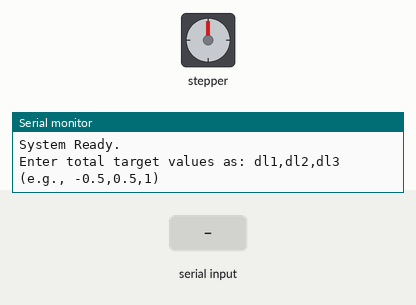
Bench run of a sketch on a simulated Arduino Mega 2560, built with avr-gcc and run on an emulated ATmega2560. On the bench: stepper motor, the last lines printed to the serial monitor. The test bench sets the inputs (shaded band). Stepper angles assume 2048 steps per turn.

Above: at 1.2 s.
1.3 s: "90,45,200\n" received over Serial
At 1.89 s:
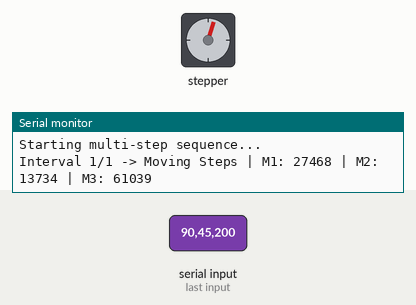
At 2.49 s:
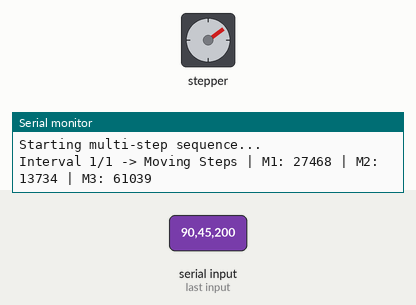
Timing chart, 0 to 13.3 s (numbered marks = the images above; inputs shaded):
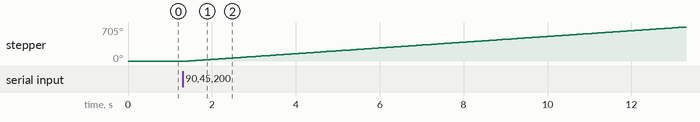

The sketch:

StepperMotorControl.ino
```cpp
#include <Stepper.h>

// --- Pin Definitions ---

// Top hole 1
const int s1_pin1 = 22;
const int s1_pin2 = 24;
const int s1_pin3 = 26;
const int s1_pin4 = 28;

// Top hole 2
const int s2_pin1 = 8;
const int s2_pin2 = 9;
const int s2_pin3 = 10;
const int s2_pin4 = 11;

// Top hole 3
const int s3_pin1 = 32;
const int s3_pin2 = 34;
const int s3_pin3 = 36;
const int s3_pin4 = 38;

const int intervals = 1;

// --- Motor Setup ---
const int stepsPerRev = 2048;

// Initialize the three steppers (Note the pin sequence: 1, 3, 2, 4)
Stepper stepper1(stepsPerRev, s1_pin1, s1_pin3, s1_pin2, s1_pin4);
Stepper stepper2(stepsPerRev, s2_pin1, s2_pin3, s2_pin2, s2_pin4);
Stepper stepper3(stepsPerRev, s3_pin1, s3_pin3, s3_pin2, s3_pin4);

// --- Variables ---
const float r = 1.068;

void setup() {
  Serial.begin(9600);

  stepper1.setSpeed(10);
  stepper2.setSpeed(10);
  stepper3.setSpeed(10);

  disableAllMotors();

  Serial.println("System Ready.");
  Serial.println("Enter total target values as: dl1,dl2,dl3 (e.g., -0.5,0.5,1)");
}

void loop() {
  if (Serial.available() > 0) {
    String input = Serial.readStringUntil('\n');
    input.trim();

    if (input.length() == 0) return;

    int firstComma = input.indexOf(',');
    int secondComma = input.indexOf(',', firstComma + 1);

    if (firstComma > 0 && secondComma > firstComma) {

      float dl1 = input.substring(0, firstComma).toFloat();
      float dl2 = input.substring(firstComma + 1, secondComma).toFloat();
      float dl3 = input.substring(secondComma + 1).toFloat();

      Serial.println("\n--------------------------------");
      Serial.print("Received totals -> dl1: "); Serial.print(dl1);
      Serial.print(" | dl2: "); Serial.print(dl2);
      Serial.print(" | dl3: "); Serial.println(dl3);

      // Execute the 10-step sequence with a 1000ms (2 second) delay
      executeIntervalMovement(dl1, dl2, dl3, intervals, 3000);

      disableAllMotors();
      Serial.println("Sequence complete. Motors disabled.");
      Serial.println("Waiting for next input...");

    } else {
      Serial.println("Invalid format! Please use: dl1,dl2,dl3 (e.g., -0.5,0.5,1)");
    }
  }
}

// --- Custom Functions ---

// Handles the math and execution for moving in slices
void executeIntervalMovement(float d1, float d2, float d3, int intervals, int delayMs) {
  // 1. Calculate total expected radians for the full move
  float totalRad1 = d1 / r;
  float totalRad2 = d2 / r;
  float totalRad3 = d3 / r;

  // 2. Calculate absolute total steps for the full move
  long totalSteps1 = round(totalRad1 * (stepsPerRev / TWO_PI));
  long totalSteps2 = round(totalRad2 * (stepsPerRev / TWO_PI));
  long totalSteps3 = round(totalRad3 * (stepsPerRev / TWO_PI));

  // Keep track of how many steps we have actually taken so far
  long currentStep1 = 0;
  long currentStep2 = 0;
  long currentStep3 = 0;

  Serial.println("Starting multi-step sequence...");

  // 3. Loop through each interval
  for (int i = 1; i <= intervals; i++) {

    // Calculate exactly what step we SHOULD be at for this interval (e.g., 1/10th, 2/10ths)
    long targetStep1 = round((float)totalSteps1 * i / intervals);
    long targetStep2 = round((float)totalSteps2 * i / intervals);
    long targetStep3 = round((float)totalSteps3 * i / intervals);

    // Find the difference between where we need to be and where we currently are
    long stepsToMove1 = targetStep1 - currentStep1;
    long stepsToMove2 = targetStep2 - currentStep2;
    long stepsToMove3 = targetStep3 - currentStep3;

    // Print out the current interval's behavior
    Serial.print("Interval "); Serial.print(i); Serial.print("/"); Serial.print(intervals);
    Serial.print(" -> Moving Steps | M1: "); Serial.print(stepsToMove1);
    Serial.print(" | M2: "); Serial.print(stepsToMove2);
    Serial.print(" | M3: "); Serial.println(stepsToMove3);

    // Execute the movement
    stepper1.step(stepsToMove1);
    stepper2.step(stepsToMove2);
    stepper3.step(stepsToMove3);

    // Update our current position tracker
    currentStep1 = targetStep1;
    currentStep2 = targetStep2;
    currentStep3 = targetStep3;

    // Wait the specified delay, except on the very last interval
    if (i < intervals) {
      delay(delayMs);
    }
  }
}

// Disables all 12 pins across the 3 motors
void disableAllMotors() {
  digitalWrite(s1_pin1, LOW); digitalWrite(s1_pin2, LOW);
  digitalWrite(s1_pin3, LOW); digitalWrite(s1_pin4, LOW);

  digitalWrite(s2_pin1, LOW); digitalWrite(s2_pin2, LOW);
  digitalWrite(s2_pin3, LOW); digitalWrite(s2_pin4, LOW);

  digitalWrite(s3_pin1, LOW); digitalWrite(s3_pin2, LOW);
  digitalWrite(s3_pin3, LOW); digitalWrite(s3_pin4, LOW);
}
```

Measured:
- after the input at 1.3 s, stepper: keeps turning clockwise at about 60°/s, starting after 0.14 s
